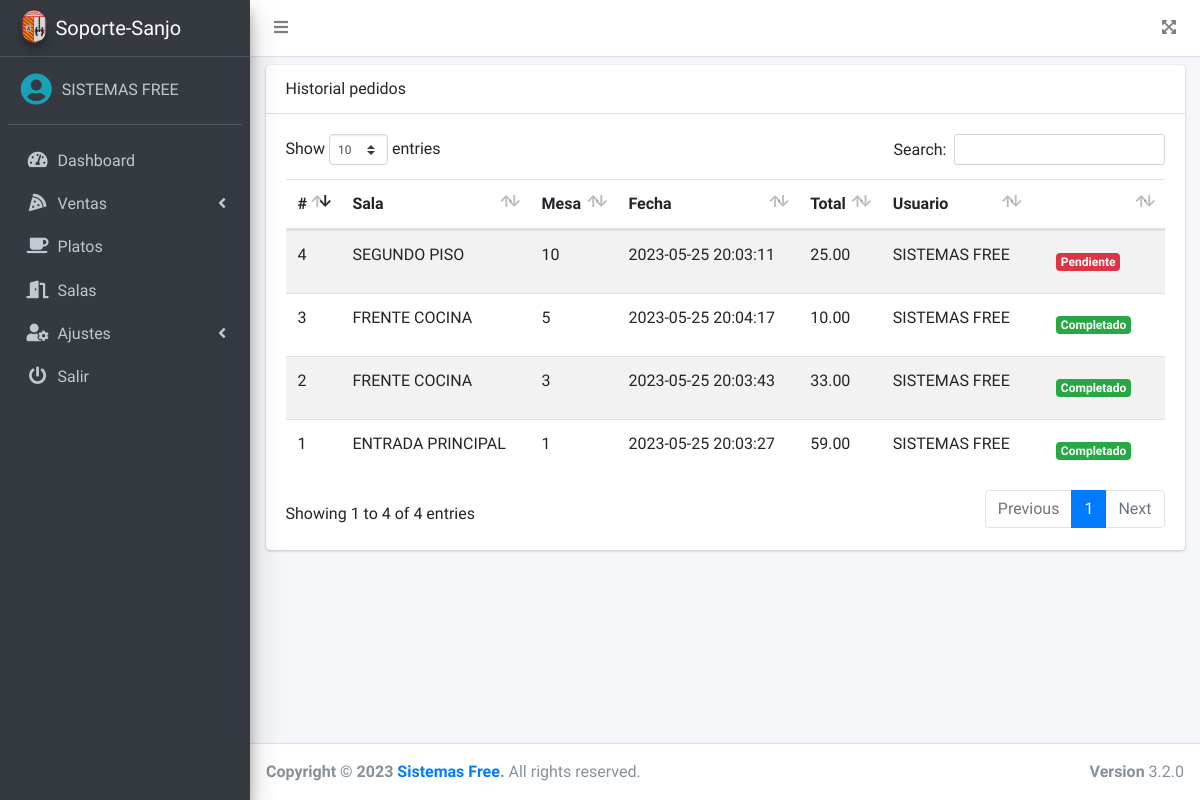
/lista_ventas.php (signed in), run on an earlier commit of the app's database.
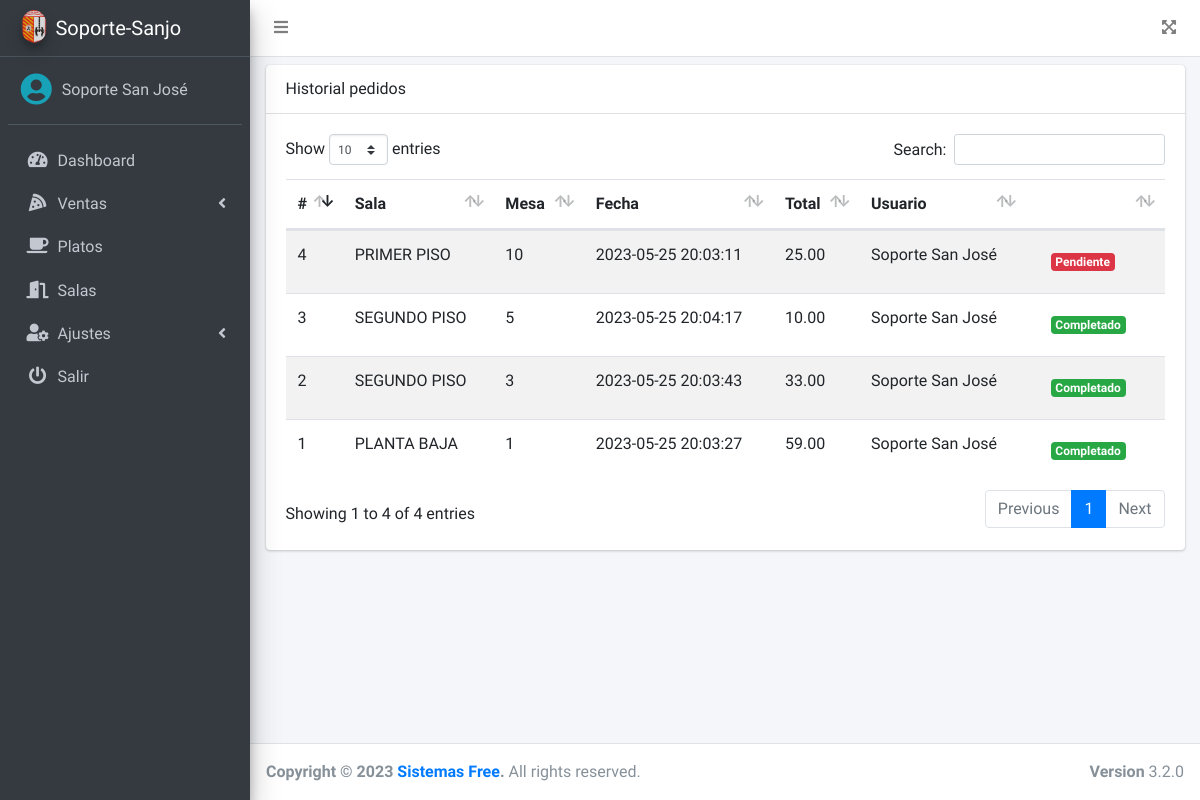
And on a later commit of the database.
### tables this page shows
CREATE TABLE `pedidos` (
  `id` int(11) NOT NULL,
  `id_sala` int(11) NOT NULL,
  `num_mesa` int(11) NOT NULL,
  `fecha` timestamp NOT NULL DEFAULT current_timestamp() ON UPDATE current_timestamp(),
  `total` decimal(10,2) NOT NULL,
  `observacion` text DEFAULT NULL,
  `estado` enum('PENDIENTE','FINALIZADO') NOT NULL DEFAULT 'PENDIENTE',
  `id_usuario` int(11) NOT NULL
);

CREATE TABLE `salas` (
  `id` int(11) NOT NULL,
  `nombre` varchar(100) NOT NULL,
  `mesas` int(11) NOT NULL,
  `estado` int(11) NOT NULL DEFAULT 1
);

CREATE TABLE `usuarios` (
  `id` int(11) NOT NULL,
  `nombre` varchar(200) NOT NULL,
  `correo` varchar(200) NOT NULL,
  `pass` varchar(50) NOT NULL,
  `rol` int(11) NOT NULL,
  `estado` int(11) NOT NULL DEFAULT 1
);

### src/lista_ventas.php (the view, shortened to what this page needs)
<?php
if ($_SESSION['rol'] == 1 || $_SESSION['rol'] == 2) {
    require_once "../conexion.php";
    $query = mysqli_query($conexion, "SELECT p.*, s.nombre AS sala, u.nombre FROM pedidos p INNER JOIN salas s ON p.id_sala = s.id INNER JOIN usuarios u ON p.id_usuario = u.id");
    include_once "includes/header.php";
?>
    <div class="card">
        <div class="card-header">
            Historial pedidos
        </div>
        <div class="card-body">
            <div class="table-responsive">
                <table class="table table-striped" id="tbl">
                    <thead>
                        <tr>
                            <th>#</th>
                            <th>Sala</th>
                            <th>Mesa</th>
                            <th>Fecha</th>
                            <th>Total</th>
                            <th>Usuario</th>
                            <th></th>
                        </tr>
                    </thead>
                    <tbody>
                        <?php while ($row = mysqli_fetch_assoc($query)) {
                            if ($row['estado'] == 'PENDIENTE') {
                                $estado = '<span class="badge badge-danger">Pendiente</span>';
                            } else {
                                $estado = '<span class="badge badge-success">Completado</span>';
                            }
                        ?>
                            <tr>
                                <td><?php echo $row['id']; ?></td>
                                <td><?php echo $row['sala']; ?></td>
                                <td><?php echo $row['num_mesa']; ?></td>
                                <td><?php echo $row['fecha']; ?></td>
                                <td><?php echo $row['total']; ?></td>
                                <td><?php echo $row['nombre']; ?></td>
                                <td>
                                    <a href="#" class="btn"><?php echo $estado; ?></a>
                                </td>
                            </tr>
                        <?php } ?>
                    </tbody>
                </table>
            </div>
        </div>
    </div>
<?php include_once "includes/footer.php";
} else {
    header('Location: permisos.php');
}
?>

### src/includes/header.php (shortened to what this page needs)
<!DOCTYPE html>
<html lang="en">
<head>
    <link rel="stylesheet" href="../assets/plugins/fontawesome-free/css/all.min.css">
    <link rel="stylesheet" href="https://code.ionicframework.com/ionicons/2.0.1/css/ionicons.min.css">
    <link rel="stylesheet" href="../assets/dist/css/adminlte.min.css">
    <link rel="stylesheet" href="../assets/plugins/datatables-bs4/css/dataTables.bootstrap4.min.css">
</head>
<body class="hold-transition sidebar-mini">
    <div class="wrapper">
        <nav class="main-header navbar navbar-expand navbar-white navbar-light">
            <ul class="navbar-nav">
                <li class="nav-item">
                    <a class="nav-link" data-widget="pushmenu" href="#" role="button"><i class="fas fa-bars"></i></a>
                </li>
            </ul>
            <ul class="navbar-nav ml-auto">
                <li class="nav-item">
                    <a class="nav-link" data-widget="fullscreen" href="#" role="button">
                        <i class="fas fa-expand-arrows-alt"></i>
                    </a>
                </li>
            </ul>
        </nav>
        <aside class="main-sidebar sidebar-dark-primary elevation-4">
            <a href="dashboard.php" class="brand-link">
                <img src="../assets/img/logo.png" alt="AdminLTE Logo" class="brand-image img-circle elevation-3" style="opacity: .8">
                <span class="brand-text font-weight-light">Soporte-Sanjo</span>
            </a>
            <div class="sidebar">
                <div class="user-panel mt-3 pb-3 mb-3 d-flex">
                    <div class="image">
                        <i class="fas fa-user-circle fa-2x text-info"></i>
                    </div>
                    <div class="info">
                        <a href="#" class="d-block"><?php echo $_SESSION['nombre']; ?></a>
                    </div>
                </div>
                <nav class="mt-2">
                    <ul class="nav nav-pills nav-sidebar flex-column" data-widget="treeview" role="menu" data-accordion="false">
                        <li class="nav-item">
                            <a href="dashboard.php" class="nav-link">
                                <i class="nav-icon fas fa-tachometer-alt"></i>
                                <p>
                                    Dashboard
                                </p>
                            </a>
                        </li>
                        <li class="nav-item">
                            <a href="#" class="nav-link">
                                <i class="nav-icon fas fa-pizza-slice"></i>
                                <p>
                                    Ventas
                                    <i class="fas fa-angle-left right"></i>
                                </p>
                            </a>
                        </li>
                        <?php if ($_SESSION['rol'] == 1 || $_SESSION['rol'] == 2) {
                            echo '<li class="nav-item">
                                <a href="platos.php" class="nav-link">
                                    <i class="nav-icon fas fa-coffee"></i>
                                    <p>
                                        Platos
                                    </p>
                                </a>
                            </li>';
                        } if ($_SESSION['rol'] == 1) {
                            echo '<li class="nav-item">
                                <a href="salas.php" class="nav-link">
                                    <i class="nav-icon fas fa-door-open"></i>
                                    <p>
                                        Salas
                                    </p>
                                </a>
                            </li>
                            <li class="nav-item">
                                <a href="#" class="nav-link">
                                    <i class="nav-icon fas fa-user-cog"></i>
                                    <p>
                                        Ajustes
                                        <i class="fas fa-angle-left right"></i>
                                    </p>
                                </a>
                                <ul class="nav nav-treeview">
                                    <li class="nav-item">
                                        <a href="usuarios.php" class="nav-link">
                                            <i class="far fa-circle nav-icon"></i>
                                            <p>Usuarios</p>
                                        </a>
                                    </li>
                                    <li class="nav-item">
                                        <a href="config.php" class="nav-link">
                                            <i class="far fa-circle nav-icon"></i>
                                            <p>Configuración</p>
                                        </a>
                                    </li>
                                </ul>
                            </li>';
                        } ?>
                        <li class="nav-item">
                            <a href="salir.php" class="nav-link">
                                <i class="nav-icon fas fa-power-off"></i>
                                <p>
                                    Salir
                                </p>
                            </a>
                        </li>
                    </ul>
                </nav>
            </div>
        </aside>
        <div class="content-wrapper">
            <div class="content">
                <div class="container-fluid py-2">

### src/includes/footer.php (shortened to what this page needs)
</div>
</div>
</div>
<footer class="main-footer">
    <strong>Copyright &copy; 2023 <a href="#">Sistemas Free</a>.</strong>
    All rights reserved.
    <div class="float-right d-none d-sm-inline-block">
        <b>Version</b> 3.2.0
    </div>
</footer>
</div>
</body>
</html>

What changed in the data, as far as the page shows it:
changed through a linked row, pedidos id 1: id_sala.nombre "ENTRADA PRINCIPAL" → "PLANTA BAJA"; id_usuario.nombre "SISTEMAS FREE" → "Soporte San José"
changed through a linked row, pedidos id 2: id_sala.nombre "FRENTE COCINA" → "SEGUNDO PISO"; id_usuario.nombre "SISTEMAS FREE" → "Soporte San José"
changed through a linked row, pedidos id 3: id_sala.nombre "FRENTE COCINA" → "SEGUNDO PISO"; id_usuario.nombre "SISTEMAS FREE" → "Soporte San José"
changed through a linked row, pedidos id 4: id_sala.nombre "SEGUNDO PISO" → "PRIMER PISO"; id_usuario.nombre "SISTEMAS FREE" → "Soporte San José"
Also different on the page:
$_SESSION['nombre']: "SISTEMAS FREE" → "Soporte San José"
